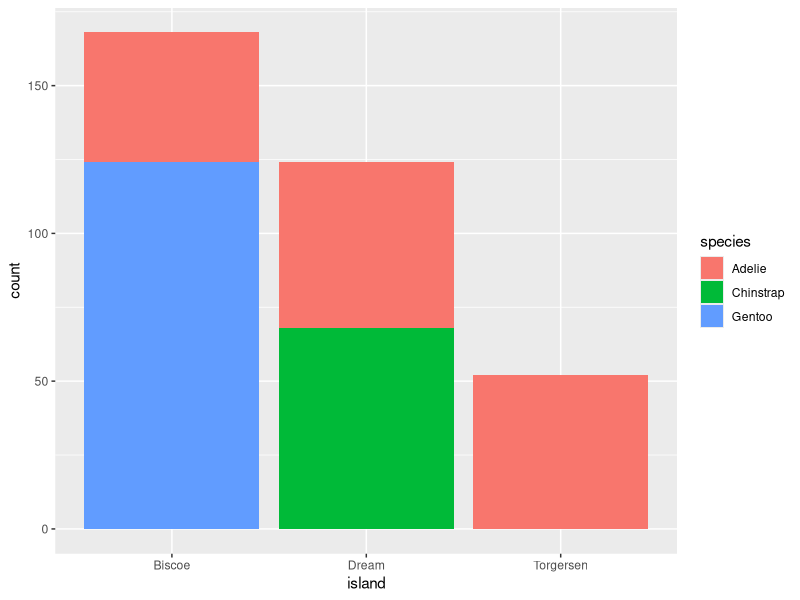
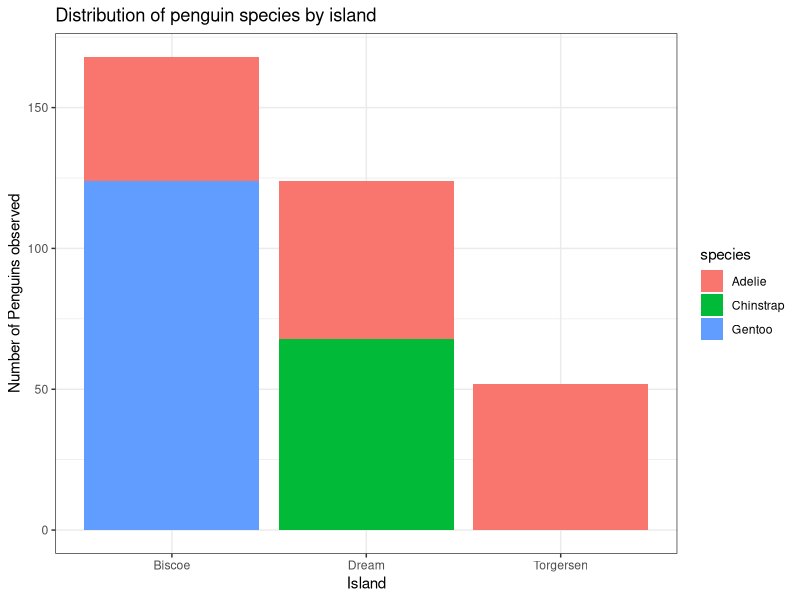
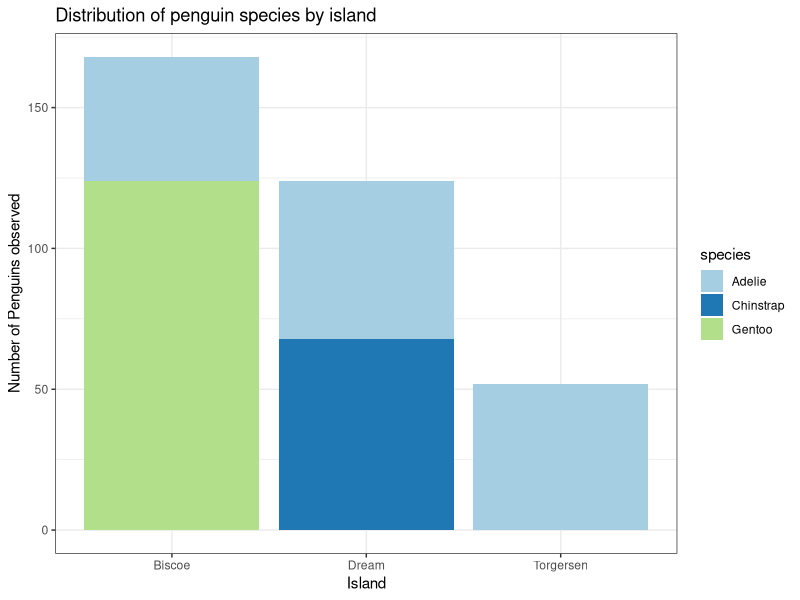
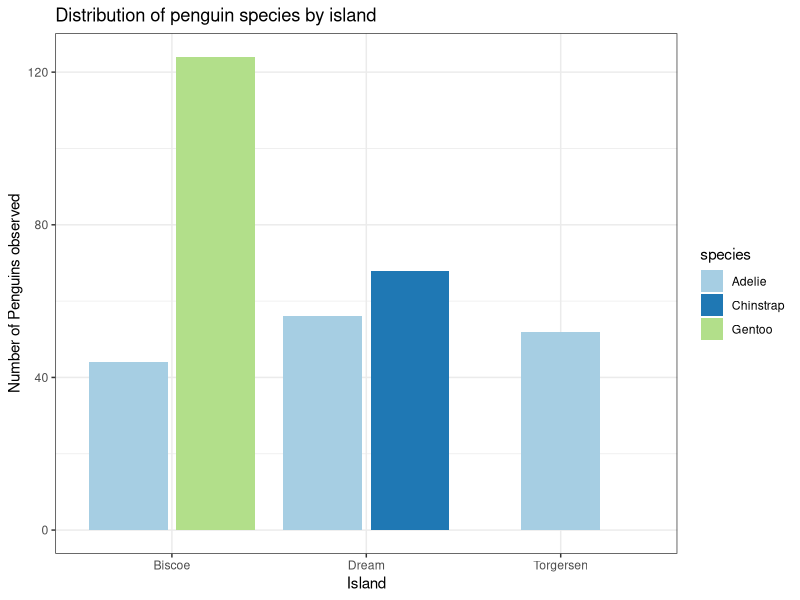
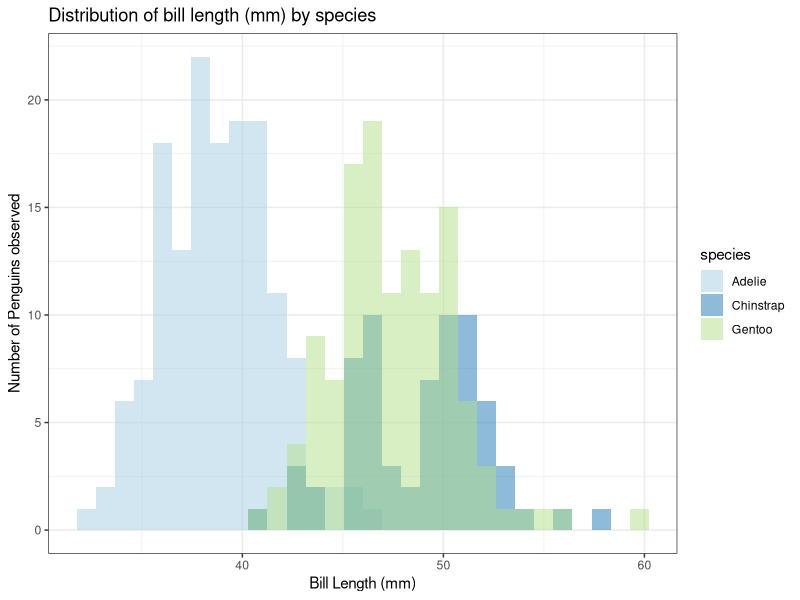
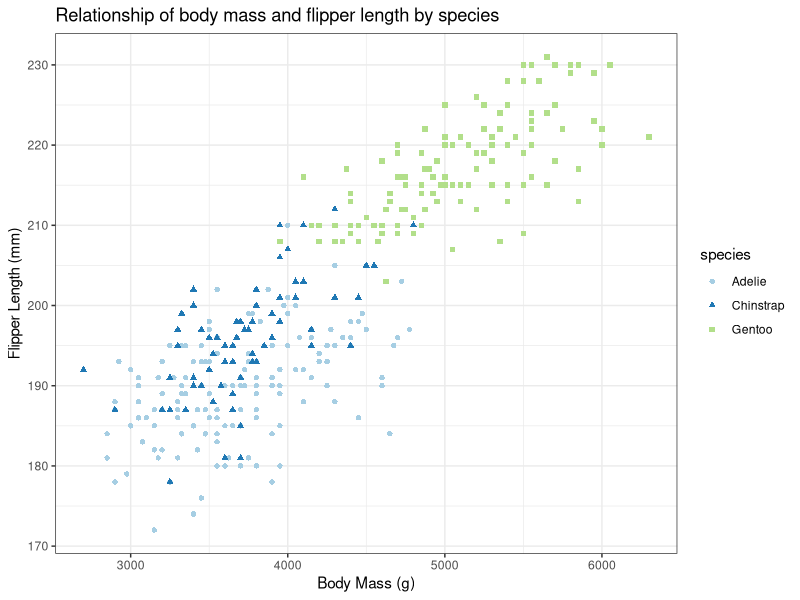
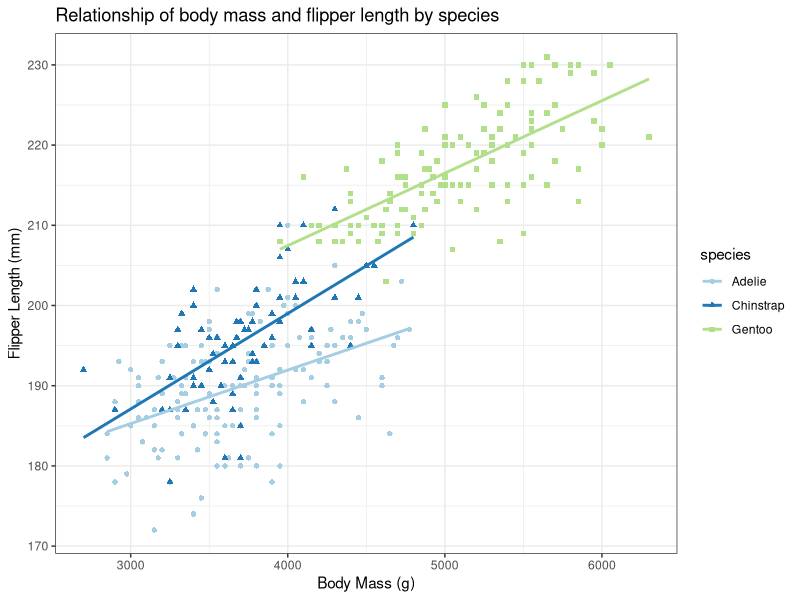
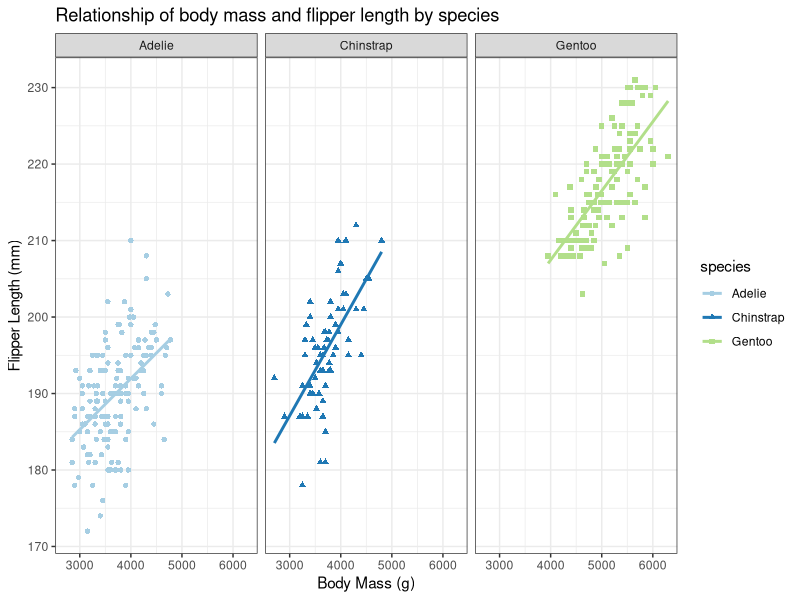

These figures' R source, in order:
## ---- chunk 1
library(tidyverse)
# install.packages('palmerpenguins') #you might not have this package yet so make sure you install it!
library(palmerpenguins)

data("penguins") #this will read in the data from the package and load it to to our environment
## ---- chunk 2
glimpse(penguins)
summary(penguins)
## ---- chunk 3
ggplot(data = penguins, aes(x = island, fill = species)) +
  geom_bar() 
## ---- chunk 4
ggplot(data = penguins, aes(x = island, fill = species)) +
  geom_bar() +
  xlab("Island") + 
  ylab("Number of Penguins observed") +
  labs(title = "Distribution of penguin species by island") +
  theme_bw()
## ---- chunk 5
ggplot(data = penguins, aes(x = island, fill = species)) +
  geom_bar() +
  scale_fill_brewer(type = 'qual', palette = 3) +
  xlab("Island") + 
  ylab("Number of Penguins observed") +
  labs(title = "Distribution of penguin species by island") +
  theme_bw()
## ---- chunk 6
ggplot(data = penguins, aes(x = island, fill = species)) +
  geom_bar(position = position_dodge2(preserve = 'single')) +
  scale_fill_brewer(type = 'qual', palette = 3) +
  xlab("Island") + 
  ylab("Number of Penguins observed") +
  labs(title = "Distribution of penguin species by island") +
  theme_bw()
## ---- chunk 7
ggplot(data = penguins, aes(x = bill_length_mm))+
  geom_histogram(aes(fill = species),
                     alpha = 0.5, 
                     position = 'identity') + # need to have position = 'identity' to have the alpha work!
  scale_fill_brewer(type = 'qual', palette = 3) +
  xlab("Bill Length (mm)") + 
  ylab("Number of Penguins observed") +
  labs(title = "Distribution of bill length (mm) by species") +
  theme_bw()
## ---- chunk 8
cor(penguins[3:6])
## ---- chunk 9
cor(penguins[3:6], use = 'complete.obs')
## ---- chunk 10
ggplot(data = penguins, aes(x = body_mass_g, y = flipper_length_mm)) +
  geom_point(aes(color = species,
             shape = species))+
  scale_color_brewer(type = 'qual', palette = 3) +
  xlab("Body Mass (g)") + 
  ylab("Flipper Length (mm)") +
  labs(title = "Relationship of body mass and flipper length by species") +
  theme_bw()
## ---- chunk 11
ggplot(data = penguins, aes(x = body_mass_g, y = flipper_length_mm)) +
  geom_point(aes(color = species,
             shape = species))+
  geom_smooth(method = 'lm', se = FALSE, aes(color = species)) + 
  scale_color_brewer(type = 'qual', palette = 3) +
  xlab("Body Mass (g)") + 
  ylab("Flipper Length (mm)") +
  labs(title = "Relationship of body mass and flipper length by species") +
  theme_bw()
## ---- chunk 12
ggplot(data = penguins, aes(x = body_mass_g, y = flipper_length_mm)) +
  geom_point(aes(color = species,
             shape = species))+
  geom_smooth(method = 'lm', se = FALSE, aes(color = species)) + 
  scale_color_brewer(type = 'qual', palette = 3) +
  xlab("Body Mass (g)") + 
  ylab("Flipper Length (mm)") +
  labs(title = "Relationship of body mass and flipper length by species") +
  theme_bw() +
  facet_wrap(facets = ~species)
